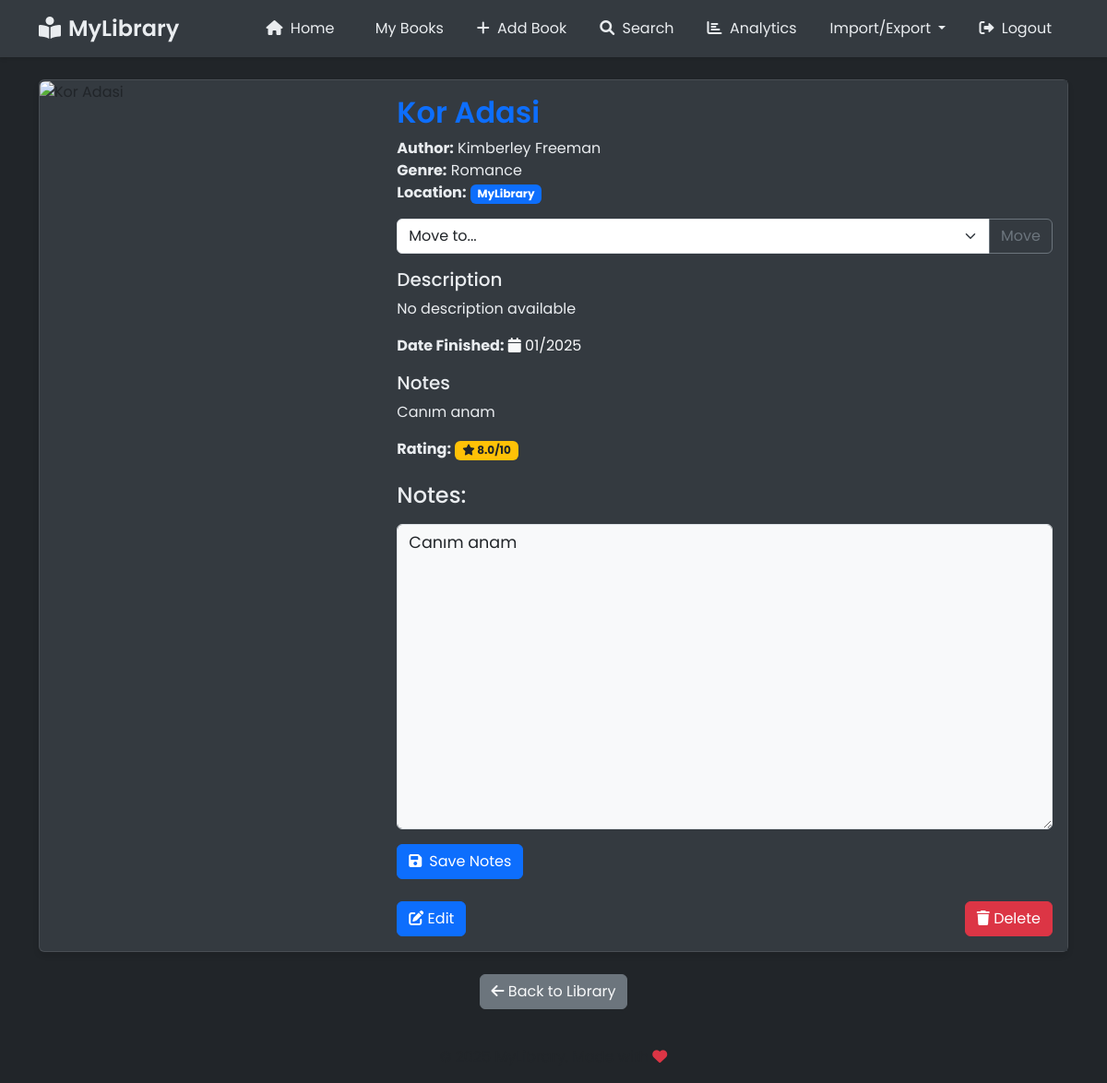
The app's page /book/5 (signed in) with its own data.
### main.py (models this page shows)
class Book(db.Model):
    id = db.Column(db.Integer, primary_key=True)
    title = db.Column(db.String(150), nullable=False)
    author = db.Column(db.String(150), nullable=False)
    genre = db.Column(db.String(150), nullable=False)
    notes = db.Column(db.Text, nullable=True)
    date_book_finished = db.Column(db.String(150), nullable=True)
    cover_image = db.Column(db.String(255), nullable=True)
    rating = db.Column(db.Float, nullable=True)
    description = db.Column(db.Text, nullable=True)
    category = db.Column(db.String(50), default='mylibrary')
    user_id = db.Column(db.Integer, db.ForeignKey('user.id'), nullable=False)
    shelf_id = db.Column(db.Integer, db.ForeignKey('shelf.id'), nullable=True)

class Shelf(db.Model):
    id = db.Column(db.Integer, primary_key=True)
    name = db.Column(db.String(150), nullable=False)
    user_id = db.Column(db.Integer, db.ForeignKey('user.id'), nullable=False)
    books = db.relationship('Book', backref='shelf', lazy=True)

### main.py (the view)
@app.route("/book/<int:book_id>")
@login_required
def book_details(book_id):
    book = Book.query.get_or_404(book_id)
    if book.user_id != current_user.id:
        flash("You don't have permission to view this book.")
        return redirect(url_for('list_books'))
    shelves = Shelf.query.filter_by(user_id=current_user.id).all()
    return render_template("book_details.html", book=book, shelves=shelves)

### main.py (called while the page is built)
@login_manager.user_loader
def load_user(user_id):
    return User.query.get(int(user_id))

### templates/book_details.html (shortened to what this page needs)
{% extends "base.html" %}
{% block content %}
<div class="container mt-4">
    <div class="card">
        <div class="row g-0">
            <div class="col-md-4">
                {% if book.cover_image %}
                    <img src="{{ book.cover_image }}"
                         class="img-fluid rounded-start"
                         alt="{{ book.title }}"
                         onerror="this.onerror=null; this.src='/static/images/default-book.png';">
                {% else %}
                    <div class="text-center py-5 bg-light">
                        <i class="fas fa-book fa-4x text-muted"></i>
                    </div>
                {% endif %}
            </div>
            <div class="col-md-8">
                <div class="card-body">
                    <h2 class="card-title">{{ book.title }}</h2>
                    <p class="card-text">
                        <strong>Author:</strong> {{ book.author }}<br>
                        <strong>Genre:</strong> {{ book.genre }}<br>
                        <strong>Location:</strong>
                        {% if book.category == 'wishlist' %}
                            <span class="badge bg-warning">Wishlist</span>
                        {% else %}
                            <span class="badge bg-primary">{{ book.shelf.name if book.shelf else 'Unassigned' }}</span>
                        {% endif %}
                    </p>
                    <div class="mb-3">
                        <form method="POST" action="{{ url_for('move_book', book_id=book.id) }}" class="d-inline">
                            <div class="input-group">
                                <select class="form-select" name="destination" required>
                                    <option value="">Move to...</option>
                                </select>
                                <button type="submit" class="btn btn-outline-secondary">Move</button>
                            </div>
                        </form>
                    </div>
                    {% if book.description %}
                        <h5>Description</h5>
                        <p class="card-text">{{ book.description }}</p>
                    {% endif %}
                    {% if book.date_book_finished %}
                        <p class="card-text">
                            <strong>Date Finished:</strong>
                            <span class="text-light">
                                <i class="fas fa-calendar"></i>
                                {{ book.date_book_finished }}
                            </span>
                        </p>
                    {% endif %}
                    {% if book.notes %}
                        <h5>Notes</h5>
                        <p class="card-text">{{ book.notes }}</p>
                    {% endif %}
                    {% if book.rating is not none %}
                        <p class="card-text">
                            <strong>Rating:</strong>
                            <span class="badge bg-warning text-dark">
                                <i class="fas fa-star"></i> {{ book.rating }}/10
                            </span>
                        </p>
                    {% endif %}
                    <div class="notes-section mt-4">
                        <h4 class="mb-3">Notes:</h4>
                        <form action="{{ url_for('save_notes', book_id=book.id) }}" method="POST">
                            <div class="form-group">
                                <textarea class="form-control mb-3"
                                          name="notes"
                                          rows="12"
                                          style="min-height: 200px; font-size: 1.1rem;"
                                          placeholder="Add your notes here...">{{ book.notes }}</textarea>
                            </div>
                            <button type="submit" class="btn btn-primary">
                                <i class="fas fa-save me-2"></i>Save Notes
                            </button>
                        </form>
                    </div>
                    <div class="d-flex justify-content-between align-items-center mt-4">
                        <a href="{{ url_for('edit_book', book_id=book.id) }}" class="btn btn-primary">
                            <i class="fas fa-edit"></i> Edit
                        </a>
                        <form action="{{ url_for('delete_book', book_id=book.id) }}" method="POST" class="d-inline">
                            <button type="submit" class="btn btn-danger"
                                    onclick="return confirm('Are you sure you want to delete this book?')">
                                <i class="fas fa-trash"></i> Delete
                            </button>
                        </form>
                    </div>
                </div>
            </div>
        </div>
    </div>
    <div class="text-center mt-4 mb-4">
        <a href="{{ url_for('list_books') }}" class="btn btn-secondary text-light">
            <i class="fas fa-arrow-left"></i> Back to Library
        </a>
    </div>
</div>
{% endblock %}

### static/css/style.css (style rules this page uses)
body { font-family: 'Poppins', sans-serif; background-color: #212529; color: #e9ecef; min-height: 100vh; }
.card { transition: transform 0.2s; box-shadow: 0 4px 6px rgba(0,0,0,0.1); background-color: #343a40; border: 1px solid rgba(255, 255, 255, 0.1); position: relative; }
.form-control { border: 1px solid #495057; }
.btn { transition: all 0.2s; }
.card-body { background-color: #343a40; color: #e9ecef; }
.card-title { color: #fff; font-weight: 600; }
.card-title { color: #0d6efd; cursor: pointer; }
.notes-section textarea { background-color: #f8f9fa; border: 1px solid #dee2e6; resize: vertical; }
.form-group { position: relative; margin-bottom: 1rem; }

### records on screen
Book: title "Kor Adasi", author "Kimberley Freeman", genre "Romance", description "No description available", date_book_finished "01/2025", notes "Canım anam", rating "8.0"
Shelf: shelf "MyLibrary"
